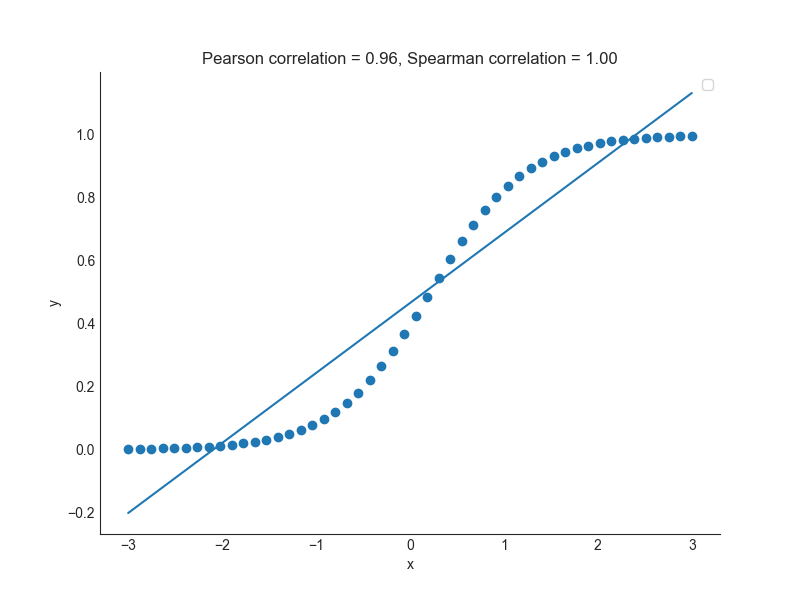

Recreate this plot in Python.
import numpy as np
import matplotlib.pyplot as plt
from sklearn.linear_model import LogisticRegression
from scipy.stats import pearsonr, spearmanr
import seaborn as sns
sns.set_style('white')
# Generate x and y variables
np.random.seed(123)
x = np.random.normal(0, 1, 50)
y = np.random.binomial(1, 1 / (1 + np.exp(-(2 * x))), size=50)

# Fit logistic regression model
model = LogisticRegression()
model.fit(x.reshape(-1, 1), y)

# Plot the scatter plot with logistic regression line
x = np.linspace(-3, 3, 50)

y = model.predict_proba(x.reshape(-1, 1))[:, 1]
# Calculate correlation coefficients
pearson_corr, _ = pearsonr(x, y)
spearman_corr, _ = spearmanr(x, y)

# Plot the scatter plot with logistic regression line
fig, ax = plt.subplots(figsize=(8, 6))
ax.spines['right'].set_visible(False)
ax.spines['top'].set_visible(False)
ax.tick_params(axis='both', which='both', length=0)

plt.scatter(x, y)
plt.title(f"Pearson correlation = {pearson_corr:.2f}, Spearman correlation = {spearman_corr:.2f}")
plt.xlabel("x")
plt.ylabel("y")
plt.plot(np.unique(x), np.poly1d(np.polyfit(x, y, 1))(np.unique(x)), label="Linear regression")
plt.legend([])
plt.savefig('compare_corr_methods.png')
plt.show()
